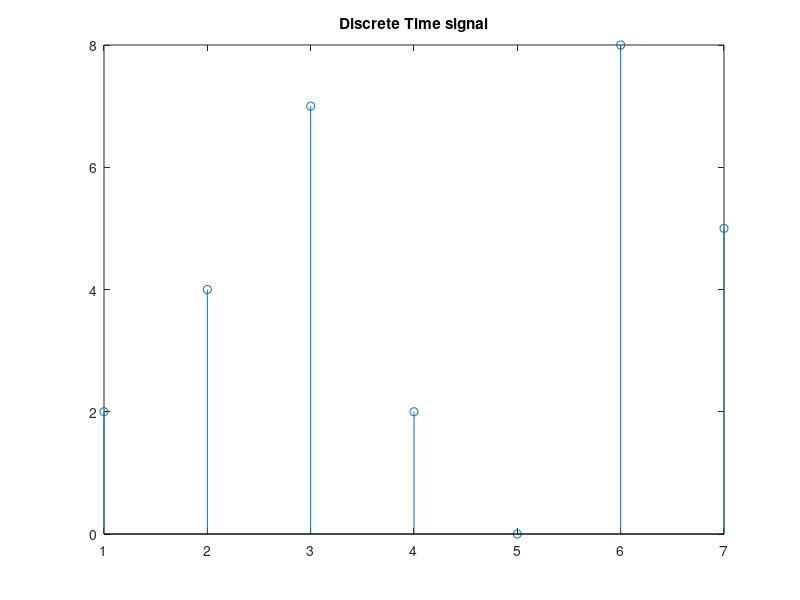
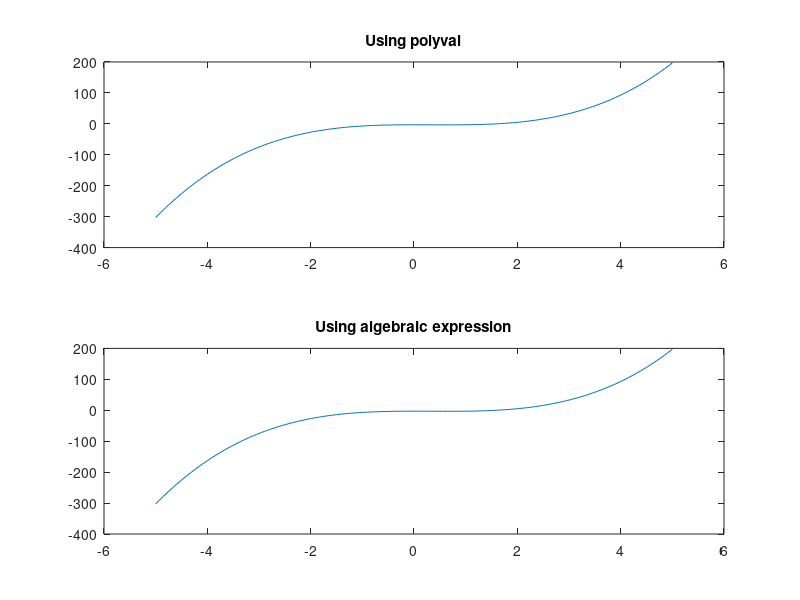
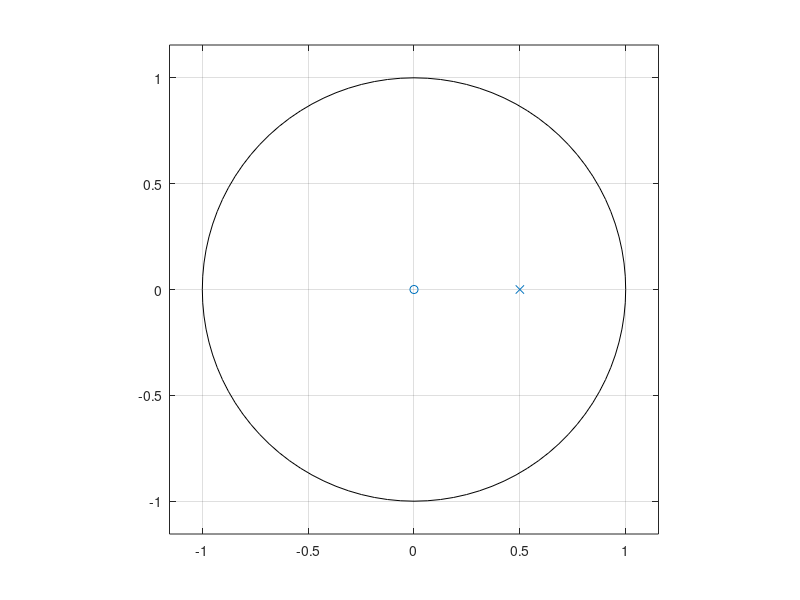
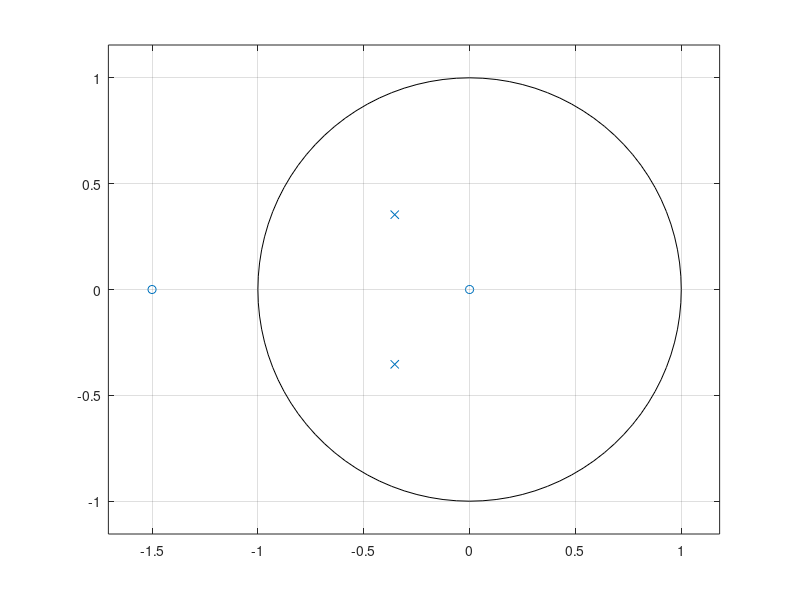

Write MATLAB code to recreate these figures, in order. (Note: this script raises an error after producing the figures.)
%% Lesson 6
% Written by Brenda So, edited by Samuel Maltz

%% Objective
% After this class, you should be able to:
%%
%
% * Have a overview idea of the z transform 
% * Know how to plot pole zero plots of the z transform, and what to infer
% * Know how to input a signal to the transfer function of z transform
% * Know how to use the symbolic toolbox

%% Review

x = [2 4 7 2 0 8 5];
stem(x);
title("Discrete Time signal");

%% Overview of the z transform
% The z transform converts a discrete time signal, which can be represented
% in real or complex numbers, into a sequence of complex exponentials.
% There are two key motivations of the z transform:

%%
% * By identifying the impulse response of the system we can determine how
% it would perform in different frequencies
% * By identifying the presence of increasing or decreasing oscillations in
% the impulse response of a system we can determine whether the system
% could be stable or not

%% Polynomials in MATLAB
% Before we step into z transform, we should take a look at what functions
% are there in MATLAB to evaluate polynomials. There are 4 major functions
% to know about -- polyval, root/poly and conv.

%% polyval
% Allows you to evaluate polynomials at specified values
%%
p = [2 -2 0 -3]     % 2x^3-2x^2 -3 
x = -5:.05:5;
a = polyval(p,x);
a2 = 2*x.^3 - 2*x.^2 - 3;
figure
subplot(2,1,1);
plot(x,a)
title('Using polyval')
hold on;
subplot(2,1,2);
plot(x,a2)
title('Using algebraic expression')
%%
% The graphs are the same!

%% roots/poly
% These two functions are ~inverses! They allow you
% to find the roots / coefficients of a vector of numbers
%%
r = roots(p)
p1 = poly(r)

%% residue
% Will apply later in the Signals course. Pretty much partial fractions
% from Calc I.

b = [-4 8];
a = [1 6 8];
[r,p,k] = residue(b,a)

[bb,aa] = residue(r,p,k)  % can go both ways

%% conv
% If Fontaine's talked about it, you mostly heard of convolution when you
% multiply in the frequency domain, i.e. when you feed a signal through a
% system, you need to multiply in the frequency domain. It is also used
% when you MULTIPLY TWO POLYNOMIALS TOGETHER!!!

%%
a = [1 2 -3 4];      
b = [5 0 3 -2];      
p2 = conv(a,b)       % Use convolution

%% Z transform 
% One of the things we usually evaluate in the z transform is the pole zero
% plot, since the pz plot can talk about stability and causality in
% different regions of convergence. Let us just look at one simple example
% of a pole zero plot

%% Z transform - generate a pole zero plot
% There are multiple ways to generate the pole zero plot. If you are
% interested, you should look up tf2zp (and its inverse, zp2tf), pzplot,
% etc. We are going to introduce the most simple function -- zplane. In the
% example, b1 and a1 and coefficients of the numerator and denominator,
% i.e, the transfer function. The Transfer function can be interpreted as
% the ratio between output (denominator) and input (numerator). At home, 
% you are going to explore how to use tf2zp

b1 = [1];       % numerator
a1 = [1 -0.5];  % denominator
figure;
zplane(b1, a1)

%% BE CAREFUL!
% If the input vectors are COLUMN vectors, they would be interpreted as
% poles and zeros, and if they are ROW vectors, they would be interpreted
% as Coefficients of the transfer function. 

%% BE CAREFUL!
% zplane takes negative power coefficients, while tf2zp (the one where used
% in the homework) uses positive power coefficients. 

%% tf2zp and zp2tf
b = [2 3 0];
a = [1 1/sqrt(2) 1/4];

[z,p,k] = tf2zp(b,a)

%%
figure;
zplane(z,p)
%%
[b,a] = zp2tf(z,p,k)

%% tf2zpk

[z,p,k] = tf2zpk(b,a)
figure;
zplane(z,p)

%% Z transform - More examples!

b2 = [1];
a2 = [1 -1.5];
b3 = [1 -1 0.25];
a3 = [1 -23/10 1.2];

% Example 1 : One pole, outer region is stable and causal
figure;
subplot(3,1,1);
zplane(b1,a1);
title('$$H_1(z)=\frac{z}{z-\frac{1}{2}}$$','interpreter','latex')
% Example 2 : One pole, outer region is causal but not stable, inner region
% is stable but not causal
subplot(3,1,2);
zplane(b2,a2);
title('$$H_2(z)=\frac{z}{z-\frac{3}{2}}$$','interpreter','latex')
% Example 3 : Two poles, outer region is causal, middle region is stable
subplot(3,1,3);
zplane(b3,a3);
title('$$H_3(z)=\frac{(z-\frac{1}{2})^2}{(z-\frac{4}{5})(z-\frac{3}{2})}$$',...
    'interpreter','latex')

%% On Stability and Causality
% The system is stable iff the region contains the unit circle
% The system is causal iff the region contains infinity 
% If there is an infinity to the pole, then it's not stable
% If all the poles are in the unit circle, then the system could be both
% stable and causal
%% Z transform - Impulse Response
% The impulse response is useful because the fourier transform of the
% impulse response allows us to evaluate what is going to happen at
% different frequencies.
% h[n] = (1/2)^n
[h1,t] = impz(b1,a1,8);     % h is the IMPULSE RESPONSE
figure;
impz(b1,a1,32);            % for visualization

%% Z transform - Convolution
% After you obtain the impulse response, you can see what happens to the
% signal by convolving the impulse response with a signal
n = 0:1:5;
x1 = (1/2).^n;
y1 = conv(x1,h1);
figure;
subplot(2,1,1);
stem(y1);
title('Convolution between x_1 and h_1');
subplot(2,1,2);
y2 = filter(b1,a1,x1);
stem(y2);
title('Filter with b_1,a_1 and x_1');
xlim([0 14]);

%% freqz: digital freq response

[H,w] = freqz(b1,a1);

Hdb = 20*log10(abs(H));
Hph = rad2deg(unwrap(angle(H)));

figure;
subplot(2,1,1);
plot(w,Hdb);
xlabel("Frequency (rad)");
ylabel("|H| (dB)");
xlim([0 pi]);
xticks([0 pi/2 pi]);
xticklabels({'0', '\pi/2', '\pi'});
title("Magnitude Response");

subplot(2,1,2);
plot(w,Hph);
xlabel("Frequency (rad)");
ylabel("Phase (deg)");
xlim([0 pi]);
xticks([0 pi/2 pi]);
xticklabels({'0', '\pi/2', '\pi'});
title("Phase Response");

%%
n = 1024;
fs = 20000;
[H,f] = freqz(b1,a1,n,fs);

Hdb = 20*log10(abs(H));
Hph = rad2deg(unwrap(angle(H)));

figure;
subplot(2,1,1);
plot(f,Hdb);
xlabel("Frequency (Hz)");
ylabel("|H| (dB)")
xlim([0 fs/2]);
title("Magnitude Response");

subplot(2,1,2);
plot(f,Hph);
xlabel("Frequency (Hz)");
ylabel("Phase (deg)");
xlim([0 fs/2]);
title("Phase Response");

%%
zer = -0.5; 
pol = 0.9*exp(j*2*pi*[-0.3 0.3]');

figure;
zplane(zer,pol)

[b4,a4] = zp2tf(zer,pol,1);

[H,w] = freqz(b4,a4);

Hdb = 20*log10(abs(H));
Hph = rad2deg(unwrap(angle(H)));

figure;
subplot(2,1,1);
plot(w,Hdb);
xlabel("Frequency (rad)");
ylabel("|H| (dB)");
xlim([0 pi]);
xticks([0 pi/2 pi]);
xticklabels({'0', '\pi/2', '\pi'});
title("Magnitude Response");

subplot(2,1,2);
plot(w,Hph);
xlabel("Frequency (rad)");
ylabel("Phase (deg)");
xlim([0 pi]);
xticks([0 pi/2 pi]);
xticklabels({'0', '\pi/2', '\pi'});
title("Phase Response");

%% freqs

a = [1 0.4 1];
b = [0.2 0.3 1];

w = logspace(-1,1);
H = freqs(b,a,w);

Hdb = 20*log10(abs(H));
Hph = rad2deg(unwrap(angle(H)));

figure;
subplot(2,1,1);
semilogx(w,Hdb);
xlabel("Frequency (rad/s)");
ylabel("|H| (dB)");
title("Magnitude Response");

subplot(2,1,2);
semilogx(w,Hph);
xlabel("Frequency (rad/s)");
ylabel("Phase (deg)");
title("Phase Response");